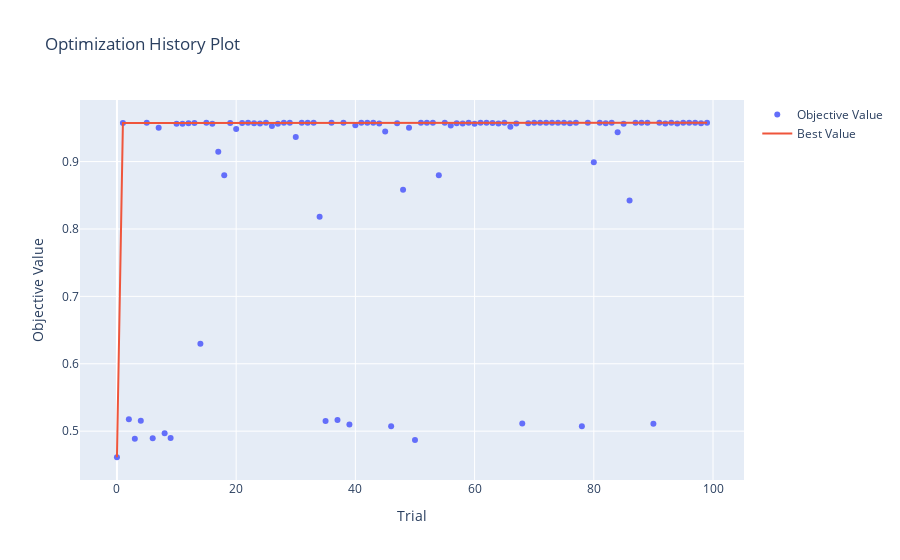
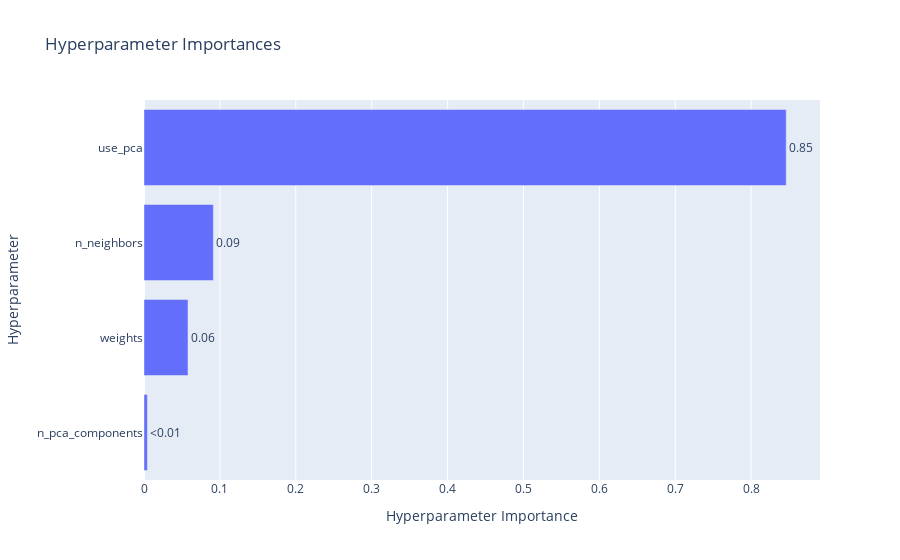
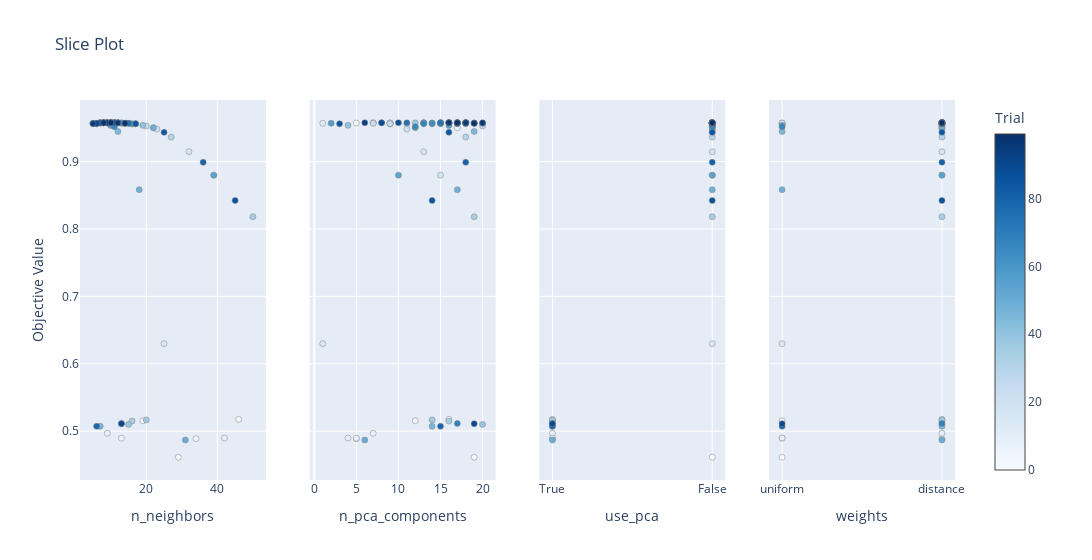

The notebook cell saved with these charts, in order:
### Code cell
import numpy as np
from sklearn.model_selection import train_test_split
from sklearn.preprocessing import StandardScaler
from sklearn.metrics import accuracy_score
from sklearn.neighbors import KNeighborsClassifier
from sklearn.decomposition import PCA
import optuna
import optuna.visualization as vis
    
n = 15
    
X = np.load('Datasets/kryptonite-%s-X.npy'%(n))
y = np.load('Datasets/kryptonite-%s-y.npy'%(n))

def objective(trial):

    if trial.should_prune():
        raise optuna.TrialPruned()

    ### ========== Shuffle and Split Data ========== ###

    X_train, X_temp, y_train, y_temp = train_test_split(X, y, test_size=0.6, random_state=42)  # 60% training
    X_val, X_test, y_val, y_test = train_test_split(X_temp, y_temp, test_size=0.5, random_state=42)  # 20% validation, 20% test

    scaler = StandardScaler()
    X_train_scaled = scaler.fit_transform(X_train)
    X_val_scaled = scaler.transform(X_val)
    X_test_scaled = scaler.transform(X_test)

    use_pca = trial.suggest_categorical('use_pca', ['True', 'False'])
    n_components_pca = trial.suggest_int('n_pca_components', 1, 20)


    ### ========== Train and Evaluate Model ========== ###

    if use_pca == 'True':
        pca = PCA(
            n_components=min(
                X.shape[1],
                n_components_pca
            )
        )
        X_train_scaled = pca.fit_transform(X_train_scaled)
        X_val_scaled = pca.transform(X_val)
        X_test_scaled = pca.transform(X_test)

    classifier = KNeighborsClassifier(
        n_neighbors=trial.suggest_int('n_neighbors', 5, 50),
        weights=trial.suggest_categorical('weights', ['uniform', 'distance']),
        n_jobs=-1
    )

    # classifier = KNeighborsClassifier(
    #     n_neighbors=20,
    #     weights='distance',
    #     n_jobs=-1
    # )

    classifier.fit(X_train_scaled, y_train)
    # print("Fit Model")

    # Evaluate on the validation set
    y_val_pred = classifier.predict(X_val_scaled)
    val_accuracy = accuracy_score(y_val, y_val_pred)
    # print(f"Validation Accuracy: {val_accuracy:.4f}")

    # Evaluate on the test set
    y_test_pred = classifier.predict(X_test_scaled)
    test_accuracy = accuracy_score(y_test, y_test_pred)
    print(f"Test Accuracy: {test_accuracy:.4f}")

    return val_accuracy


# Create a study object
pruner = optuna.pruners.MedianPruner()
study = optuna.create_study(direction="maximize", pruner=pruner)

# Optimize the objective function
study.optimize(objective, n_trials=100)

print("Best hyperparameters:", study.best_params)
print("Best value:", study.best_value)

vis.plot_optimization_history(study).show()
vis.plot_param_importances(study).show()
vis.plot_slice(study).show()

# vis.plot_intermediate_values(study)

### Figure 1 — Plotly figure (JSON) as saved in the notebook; plotly's stock layout.template omitted (floating-point values rounded to 4 significant figures)
{"data": [{"mode": "markers", "name": "Objective Value", "type": "scatter", "x": [0, 1, 2, 3, 4, 5, 6, 7, 8, 9, 10, 11, 12, 13, 14, 15, 16, 17, 18, 19, 20, 21, 22, 23, 24, 25, 26, 27, 28, 29, 30, 31, 32, 33, 34, 35, 36, 37, 38, 39, 40, 41, 42, 43, 44, 45, 46, 47, 48, 49, 50, 51, 52, 53, 54, 55, 56, 57, 58, 59, 60, 61, 62, 63, 64, 65, 66, 67, 68, 69, 70, 71, 72, 73, 74, 75, 76, 77, 78, 79, 80, 81, 82, 83, 84, 85, 86, 87, 88, 89, 90, 91, 92, 93, 94, 95, 96, 97, 98, 99], "y": [0.4613, 0.9572, 0.5176, 0.4887, 0.5154, 0.9574, 0.4896, 0.9502, 0.4969, 0.4898, 0.9561, 0.9559, 0.9567, 0.9572, 0.6298, 0.9574, 0.9561, 0.9146, 0.8798, 0.9572, 0.9481, 0.9572, 0.9576, 0.9569, 0.9563, 0.9576, 0.9528, 0.9559, 0.9576, 0.9576, 0.9363, 0.9576, 0.9576, 0.9576, 0.8181, 0.515, 0.9576, 0.5167, 0.9574, 0.51, 0.9537, 0.9576, 0.9576, 0.9576, 0.9563, 0.9446, 0.5072, 0.9569, 0.8583, 0.9502, 0.4869, 0.9576, 0.9576, 0.9574, 0.8798, 0.9574, 0.9535, 0.9569, 0.9565, 0.9576, 0.9559, 0.9576, 0.9576, 0.9572, 0.9563, 0.9576, 0.9517, 0.9565, 0.5115, 0.9567, 0.9576, 0.9576, 0.9576, 0.9574, 0.9574, 0.9576, 0.9567, 0.9574, 0.5072, 0.9576, 0.8989, 0.9576, 0.9569, 0.9576, 0.9433, 0.9561, 0.8422, 0.9576, 0.9576, 0.9574, 0.5111, 0.9576, 0.9565, 0.9576, 0.9563, 0.9576, 0.9574, 0.9576, 0.9569, 0.9576]}, {"mode": "lines", "name": "Best Value", "type": "scatter", "x": [0, 1, 2, 3, 4, 5, 6, 7, 8, 9, 10, 11, 12, 13, 14, 15, 16, 17, 18, 19, 20, 21, 22, 23, 24, 25, 26, 27, 28, 29, 30, 31, 32, 33, 34, 35, 36, 37, 38, 39, 40, 41, 42, 43, 44, 45, 46, 47, 48, 49, 50, 51, 52, 53, 54, 55, 56, 57, 58, 59, 60, 61, 62, 63, 64, 65, 66, 67, 68, 69, 70, 71, 72, 73, 74, 75, 76, 77, 78, 79, 80, 81, 82, 83, 84, 85, 86, 87, 88, 89, 90, 91, 92, 93, 94, 95, 96, 97, 98, 99], "y": [0.4613, 0.9572, 0.9572, 0.9572, 0.9572, 0.9574, 0.9574, 0.9574, 0.9574, 0.9574, 0.9574, 0.9574, 0.9574, 0.9574, 0.9574, 0.9574, 0.9574, 0.9574, 0.9574, 0.9574, 0.9574, 0.9574, 0.9576, 0.9576, 0.9576, 0.9576, 0.9576, 0.9576, 0.9576, 0.9576, 0.9576, 0.9576, 0.9576, 0.9576, 0.9576, 0.9576, 0.9576, 0.9576, 0.9576, 0.9576, 0.9576, 0.9576, 0.9576, 0.9576, 0.9576, 0.9576, 0.9576, 0.9576, 0.9576, 0.9576, 0.9576, 0.9576, 0.9576, 0.9576, 0.9576, 0.9576, 0.9576, 0.9576, 0.9576, 0.9576, 0.9576, 0.9576, 0.9576, 0.9576, 0.9576, 0.9576, 0.9576, 0.9576, 0.9576, 0.9576, 0.9576, 0.9576, 0.9576, 0.9576, 0.9576, 0.9576, 0.9576, 0.9576, 0.9576, 0.9576, 0.9576, 0.9576, 0.9576, 0.9576, 0.9576, 0.9576, 0.9576, 0.9576, 0.9576, 0.9576, 0.9576, 0.9576, 0.9576, 0.9576, 0.9576, 0.9576, 0.9576, 0.9576, 0.9576, 0.9576]}, {"marker": {"color": "#cccccc"}, "mode": "markers", "name": "Infeasible Trial", "showlegend": false, "type": "scatter", "x": [], "y": []}], "layout": {"title": {"text": "Optimization History Plot"}, "xaxis": {"title": {"text": "Trial"}}, "yaxis": {"title": {"text": "Objective Value"}}}}

### Figure 2 — Plotly figure (JSON) as saved in the notebook; plotly's stock layout.template omitted (floating-point values rounded to 4 significant figures)
{"data": [{"cliponaxis": false, "hovertemplate": ["n_pca_components (IntDistribution): 0.0044604759479967004<extra></extra>", "weights (CategoricalDistribution): 0.057991176148951946<extra></extra>", "n_neighbors (IntDistribution): 0.0913918223587451<extra></extra>", "use_pca (CategoricalDistribution): 0.8461565255443063<extra></extra>"], "name": "Objective Value", "orientation": "h", "text": ["<0.01", "0.06", "0.09", "0.85"], "textposition": "outside", "type": "bar", "x": [0.00446, 0.05799, 0.09139, 0.8462], "y": ["n_pca_components", "weights", "n_neighbors", "use_pca"]}], "layout": {"title": {"text": "Hyperparameter Importances"}, "xaxis": {"title": {"text": "Hyperparameter Importance"}}, "yaxis": {"title": {"text": "Hyperparameter"}}}}

### Figure 3 — Plotly figure (JSON) as saved in the notebook; plotly's stock layout.template omitted (floating-point values rounded to 4 significant figures)
{"data": [{"marker": {"color": [0, 1, 2, 3, 4, 5, 6, 7, 8, 9, 10, 11, 12, 13, 14, 15, 16, 17, 18, 19, 20, 21, 22, 23, 24, 25, 26, 27, 28, 29, 30, 31, 32, 33, 34, 35, 36, 37, 38, 39, 40, 41, 42, 43, 44, 45, 46, 47, 48, 49, 50, 51, 52, 53, 54, 55, 56, 57, 58, 59, 60, 61, 62, 63, 64, 65, 66, 67, 68, 69, 70, 71, 72, 73, 74, 75, 76, 77, 78, 79, 80, 81, 82, 83, 84, 85, 86, 87, 88, 89, 90, 91, 92, 93, 94, 95, 96, 97, 98, 99], "colorbar": {"title": {"text": "Trial"}, "x": 1, "xpad": 40}, "colorscale": [[0, "rgb(247,251,255)"], [0.125, "rgb(222,235,247)"], [0.25, "rgb(198,219,239)"], [0.375, "rgb(158,202,225)"], [0.5, "rgb(107,174,214)"], [0.625, "rgb(66,146,198)"], [0.75, "rgb(33,113,181)"], [0.875, "rgb(8,81,156)"], [1, "rgb(8,48,107)"]], "line": {"color": "Grey", "width": 0.5}, "showscale": true}, "mode": "markers", "name": "Feasible Trial", "showlegend": false, "type": "scatter", "x": [29, 9, 46, 34, 19, 7, 13, 22, 9, 42, 17, 6, 5, 13, 25, 12, 17, 32, 39, 13, 23, 9, 10, 14, 5, 10, 20, 16, 9, 10, 27, 10, 10, 8, 50, 16, 11, 20, 7, 15, 19, 11, 8, 10, 5, 12, 7, 14, 18, 22, 31, 10, 9, 12, 39, 7, 10, 14, 6, 11, 16, 8, 8, 13, 5, 9, 11, 6, 13, 15, 10, 8, 11, 12, 7, 9, 15, 12, 6, 10, 36, 11, 14, 8, 25, 17, 45, 11, 9, 7, 13, 10, 6, 8, 5, 9, 12, 8, 14, 10], "xaxis": "x", "y": [0.4613, 0.9572, 0.5176, 0.4887, 0.5154, 0.9574, 0.4896, 0.9502, 0.4969, 0.4898, 0.9561, 0.9559, 0.9567, 0.9572, 0.6298, 0.9574, 0.9561, 0.9146, 0.8798, 0.9572, 0.9481, 0.9572, 0.9576, 0.9569, 0.9563, 0.9576, 0.9528, 0.9559, 0.9576, 0.9576, 0.9363, 0.9576, 0.9576, 0.9576, 0.8181, 0.515, 0.9576, 0.5167, 0.9574, 0.51, 0.9537, 0.9576, 0.9576, 0.9576, 0.9563, 0.9446, 0.5072, 0.9569, 0.8583, 0.9502, 0.4869, 0.9576, 0.9576, 0.9574, 0.8798, 0.9574, 0.9535, 0.9569, 0.9565, 0.9576, 0.9559, 0.9576, 0.9576, 0.9572, 0.9563, 0.9576, 0.9517, 0.9565, 0.5115, 0.9567, 0.9576, 0.9576, 0.9576, 0.9574, 0.9574, 0.9576, 0.9567, 0.9574, 0.5072, 0.9576, 0.8989, 0.9576, 0.9569, 0.9576, 0.9433, 0.9561, 0.8422, 0.9576, 0.9576, 0.9574, 0.5111, 0.9576, 0.9565, 0.9576, 0.9563, 0.9576, 0.9574, 0.9576, 0.9569, 0.9576], "yaxis": "y"}, {"marker": {"color": [0, 1, 2, 3, 4, 5, 6, 7, 8, 9, 10, 11, 12, 13, 14, 15, 16, 17, 18, 19, 20, 21, 22, 23, 24, 25, 26, 27, 28, 29, 30, 31, 32, 33, 34, 35, 36, 37, 38, 39, 40, 41, 42, 43, 44, 45, 46, 47, 48, 49, 50, 51, 52, 53, 54, 55, 56, 57, 58, 59, 60, 61, 62, 63, 64, 65, 66, 67, 68, 69, 70, 71, 72, 73, 74, 75, 76, 77, 78, 79, 80, 81, 82, 83, 84, 85, 86, 87, 88, 89, 90, 91, 92, 93, 94, 95, 96, 97, 98, 99], "colorbar": {"title": {"text": "Trial"}, "x": 1, "xpad": 40}, "colorscale": [[0, "rgb(247,251,255)"], [0.125, "rgb(222,235,247)"], [0.25, "rgb(198,219,239)"], [0.375, "rgb(158,202,225)"], [0.5, "rgb(107,174,214)"], [0.625, "rgb(66,146,198)"], [0.75, "rgb(33,113,181)"], [0.875, "rgb(8,81,156)"], [1, "rgb(8,48,107)"]], "line": {"color": "Grey", "width": 0.5}, "showscale": false}, "mode": "markers", "name": "Feasible Trial", "showlegend": false, "type": "scatter", "x": [19, 5, 16, 5, 12, 13, 5, 17, 7, 4, 11, 9, 1, 14, 1, 9, 9, 13, 15, 9, 11, 7, 7, 7, 9, 13, 20, 13, 16, 17, 18, 18, 16, 15, 19, 16, 17, 14, 12, 20, 4, 18, 18, 17, 15, 19, 14, 16, 17, 12, 6, 16, 18, 15, 10, 19, 16, 2, 17, 13, 14, 15, 16, 14, 15, 8, 12, 13, 17, 19, 18, 16, 17, 15, 11, 18, 20, 17, 15, 16, 18, 17, 19, 18, 16, 3, 14, 17, 10, 8, 19, 18, 17, 6, 18, 18, 20, 16, 19, 17], "xaxis": "x2", "y": [0.4613, 0.9572, 0.5176, 0.4887, 0.5154, 0.9574, 0.4896, 0.9502, 0.4969, 0.4898, 0.9561, 0.9559, 0.9567, 0.9572, 0.6298, 0.9574, 0.9561, 0.9146, 0.8798, 0.9572, 0.9481, 0.9572, 0.9576, 0.9569, 0.9563, 0.9576, 0.9528, 0.9559, 0.9576, 0.9576, 0.9363, 0.9576, 0.9576, 0.9576, 0.8181, 0.515, 0.9576, 0.5167, 0.9574, 0.51, 0.9537, 0.9576, 0.9576, 0.9576, 0.9563, 0.9446, 0.5072, 0.9569, 0.8583, 0.9502, 0.4869, 0.9576, 0.9576, 0.9574, 0.8798, 0.9574, 0.9535, 0.9569, 0.9565, 0.9576, 0.9559, 0.9576, 0.9576, 0.9572, 0.9563, 0.9576, 0.9517, 0.9565, 0.5115, 0.9567, 0.9576, 0.9576, 0.9576, 0.9574, 0.9574, 0.9576, 0.9567, 0.9574, 0.5072, 0.9576, 0.8989, 0.9576, 0.9569, 0.9576, 0.9433, 0.9561, 0.8422, 0.9576, 0.9576, 0.9574, 0.5111, 0.9576, 0.9565, 0.9576, 0.9563, 0.9576, 0.9574, 0.9576, 0.9569, 0.9576], "yaxis": "y2"}, {"marker": {"color": [0, 1, 2, 3, 4, 5, 6, 7, 8, 9, 10, 11, 12, 13, 14, 15, 16, 17, 18, 19, 20, 21, 22, 23, 24, 25, 26, 27, 28, 29, 30, 31, 32, 33, 34, 35, 36, 37, 38, 39, 40, 41, 42, 43, 44, 45, 46, 47, 48, 49, 50, 51, 52, 53, 54, 55, 56, 57, 58, 59, 60, 61, 62, 63, 64, 65, 66, 67, 68, 69, 70, 71, 72, 73, 74, 75, 76, 77, 78, 79, 80, 81, 82, 83, 84, 85, 86, 87, 88, 89, 90, 91, 92, 93, 94, 95, 96, 97, 98, 99], "colorbar": {"title": {"text": "Trial"}, "x": 1, "xpad": 40}, "colorscale": [[0, "rgb(247,251,255)"], [0.125, "rgb(222,235,247)"], [0.25, "rgb(198,219,239)"], [0.375, "rgb(158,202,225)"], [0.5, "rgb(107,174,214)"], [0.625, "rgb(66,146,198)"], [0.75, "rgb(33,113,181)"], [0.875, "rgb(8,81,156)"], [1, "rgb(8,48,107)"]], "line": {"color": "Grey", "width": 0.5}, "showscale": false}, "mode": "markers", "name": "Feasible Trial", "showlegend": false, "type": "scatter", "x": ["False", "False", "True", "True", "True", "False", "True", "False", "True", "True", "False", "False", "False", "False", "False", "False", "False", "False", "False", "False", "False", "False", "False", "False", "False", "False", "False", "False", "False", "False", "False", "False", "False", "False", "False", "True", "False", "True", "False", "True", "False", "False", "False", "False", "False", "False", "True", "False", "False", "False", "True", "False", "False", "False", "False", "False", "False", "False", "False", "False", "False", "False", "False", "False", "False", "False", "False", "False", "True", "False", "False", "False", "False", "False", "False", "False", "False", "False", "True", "False", "False", "False", "False", "False", "False", "False", "False", "False", "False", "False", "True", "False", "False", "False", "False", "False", "False", "False", "False", "False"], "xaxis": "x3", "y": [0.4613, 0.9572, 0.5176, 0.4887, 0.5154, 0.9574, 0.4896, 0.9502, 0.4969, 0.4898, 0.9561, 0.9559, 0.9567, 0.9572, 0.6298, 0.9574, 0.9561, 0.9146, 0.8798, 0.9572, 0.9481, 0.9572, 0.9576, 0.9569, 0.9563, 0.9576, 0.9528, 0.9559, 0.9576, 0.9576, 0.9363, 0.9576, 0.9576, 0.9576, 0.8181, 0.515, 0.9576, 0.5167, 0.9574, 0.51, 0.9537, 0.9576, 0.9576, 0.9576, 0.9563, 0.9446, 0.5072, 0.9569, 0.8583, 0.9502, 0.4869, 0.9576, 0.9576, 0.9574, 0.8798, 0.9574, 0.9535, 0.9569, 0.9565, 0.9576, 0.9559, 0.9576, 0.9576, 0.9572, 0.9563, 0.9576, 0.9517, 0.9565, 0.5115, 0.9567, 0.9576, 0.9576, 0.9576, 0.9574, 0.9574, 0.9576, 0.9567, 0.9574, 0.5072, 0.9576, 0.8989, 0.9576, 0.9569, 0.9576, 0.9433, 0.9561, 0.8422, 0.9576, 0.9576, 0.9574, 0.5111, 0.9576, 0.9565, 0.9576, 0.9563, 0.9576, 0.9574, 0.9576, 0.9569, 0.9576], "yaxis": "y3"}, {"marker": {"color": [0, 1, 2, 3, 4, 5, 6, 7, 8, 9, 10, 11, 12, 13, 14, 15, 16, 17, 18, 19, 20, 21, 22, 23, 24, 25, 26, 27, 28, 29, 30, 31, 32, 33, 34, 35, 36, 37, 38, 39, 40, 41, 42, 43, 44, 45, 46, 47, 48, 49, 50, 51, 52, 53, 54, 55, 56, 57, 58, 59, 60, 61, 62, 63, 64, 65, 66, 67, 68, 69, 70, 71, 72, 73, 74, 75, 76, 77, 78, 79, 80, 81, 82, 83, 84, 85, 86, 87, 88, 89, 90, 91, 92, 93, 94, 95, 96, 97, 98, 99], "colorbar": {"title": {"text": "Trial"}, "x": 1, "xpad": 40}, "colorscale": [[0, "rgb(247,251,255)"], [0.125, "rgb(222,235,247)"], [0.25, "rgb(198,219,239)"], [0.375, "rgb(158,202,225)"], [0.5, "rgb(107,174,214)"], [0.625, "rgb(66,146,198)"], [0.75, "rgb(33,113,181)"], [0.875, "rgb(8,81,156)"], [1, "rgb(8,48,107)"]], "line": {"color": "Grey", "width": 0.5}, "showscale": false}, "mode": "markers", "name": "Feasible Trial", "showlegend": false, "type": "scatter", "x": ["uniform", "uniform", "distance", "distance", "uniform", "distance", "uniform", "distance", "distance", "uniform", "distance", "uniform", "uniform", "distance", "uniform", "distance", "distance", "distance", "distance", "distance", "distance", "uniform", "distance", "distance", "distance", "distance", "distance", "distance", "distance", "distance", "distance", "distance", "distance", "distance", "distance", "distance", "distance", "distance", "distance", "distance", "distance", "distance", "distance", "distance", "distance", "uniform", "distance", "distance", "uniform", "distance", "distance", "distance", "distance", "distance", "distance", "distance", "uniform", "distance", "distance", "distance", "distance", "distance", "distance", "distance", "distance", "distance", "uniform", "distance", "distance", "distance", "distance", "distance", "distance", "distance", "distance", "distance", "distance", "distance", "uniform", "distance", "distance", "distance", "distance", "distance", "distance", "distance", "distance", "distance", "distance", "distance", "uniform", "distance", "distance", "distance", "distance", "distance", "distance", "distance", "distance", "distance"], "xaxis": "x4", "y": [0.4613, 0.9572, 0.5176, 0.4887, 0.5154, 0.9574, 0.4896, 0.9502, 0.4969, 0.4898, 0.9561, 0.9559, 0.9567, 0.9572, 0.6298, 0.9574, 0.9561, 0.9146, 0.8798, 0.9572, 0.9481, 0.9572, 0.9576, 0.9569, 0.9563, 0.9576, 0.9528, 0.9559, 0.9576, 0.9576, 0.9363, 0.9576, 0.9576, 0.9576, 0.8181, 0.515, 0.9576, 0.5167, 0.9574, 0.51, 0.9537, 0.9576, 0.9576, 0.9576, 0.9563, 0.9446, 0.5072, 0.9569, 0.8583, 0.9502, 0.4869, 0.9576, 0.9576, 0.9574, 0.8798, 0.9574, 0.9535, 0.9569, 0.9565, 0.9576, 0.9559, 0.9576, 0.9576, 0.9572, 0.9563, 0.9576, 0.9517, 0.9565, 0.5115, 0.9567, 0.9576, 0.9576, 0.9576, 0.9574, 0.9574, 0.9576, 0.9567, 0.9574, 0.5072, 0.9576, 0.8989, 0.9576, 0.9569, 0.9576, 0.9433, 0.9561, 0.8422, 0.9576, 0.9576, 0.9574, 0.5111, 0.9576, 0.9565, 0.9576, 0.9563, 0.9576, 0.9574, 0.9576, 0.9569, 0.9576], "yaxis": "y4"}], "layout": {"title": {"text": "Slice Plot"}, "width": 1200, "xaxis": {"anchor": "y", "domain": [0, 0.2125], "title": {"text": "n_neighbors"}}, "xaxis2": {"anchor": "y2", "domain": [0.2625, 0.475], "title": {"text": "n_pca_components"}}, "xaxis3": {"anchor": "y3", "categoryarray": ["True", "False"], "categoryorder": "array", "domain": [0.525, 0.7375], "title": {"text": "use_pca"}, "type": "category"}, "xaxis4": {"anchor": "y4", "categoryarray": ["uniform", "distance"], "categoryorder": "array", "domain": [0.7875, 1], "title": {"text": "weights"}, "type": "category"}, "yaxis": {"anchor": "x", "domain": [0, 1], "title": {"text": "Objective Value"}}, "yaxis2": {"anchor": "x2", "domain": [0, 1], "matches": "y", "showticklabels": false}, "yaxis3": {"anchor": "x3", "domain": [0, 1], "matches": "y", "showticklabels": false}, "yaxis4": {"anchor": "x4", "domain": [0, 1], "matches": "y", "showticklabels": false}}}
